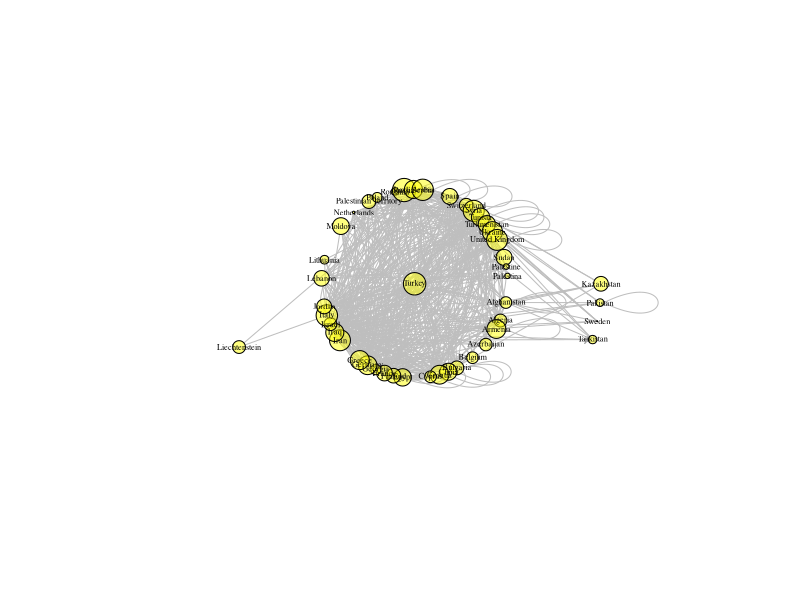

Source code (R):
library(ggplot2)
library(dplyr)
all_links <- read.csv("data/all-links.csv", sep=";")

# Eliminate all links that start by "Unknown"
#
all_links <- all_links %>%
  filter(!grepl("^Unknown", hoard) & !grepl("^Unknown", mint))

library(igraph)

all_links$num_coins <- as.numeric(all_links$num_coins)
all_links <- all_links %>%
  group_by(hoard, mint) %>%
  summarise(weight = sum(num_coins, na.rm=TRUE)) %>%
  ungroup()

all_links <- all_links %>% filter(weight > 0)

all_links_network <- graph_from_data_frame(all_links, directed=FALSE)

V(all_links_network)$betweenness <- betweenness(all_links_network, directed=FALSE)

# avoid that all central nodes cluster together
plot(all_links_network,
     vertex.size=log(V(all_links_network)$betweenness) * 2,
     layout=layout.reingold.tilford(all_links_network, circular=T),
     vertex.label.cex=0.5, vertex.label.color="black", vertex.color=rgb(1,1,0,0.5),
     edge.color="gray")
